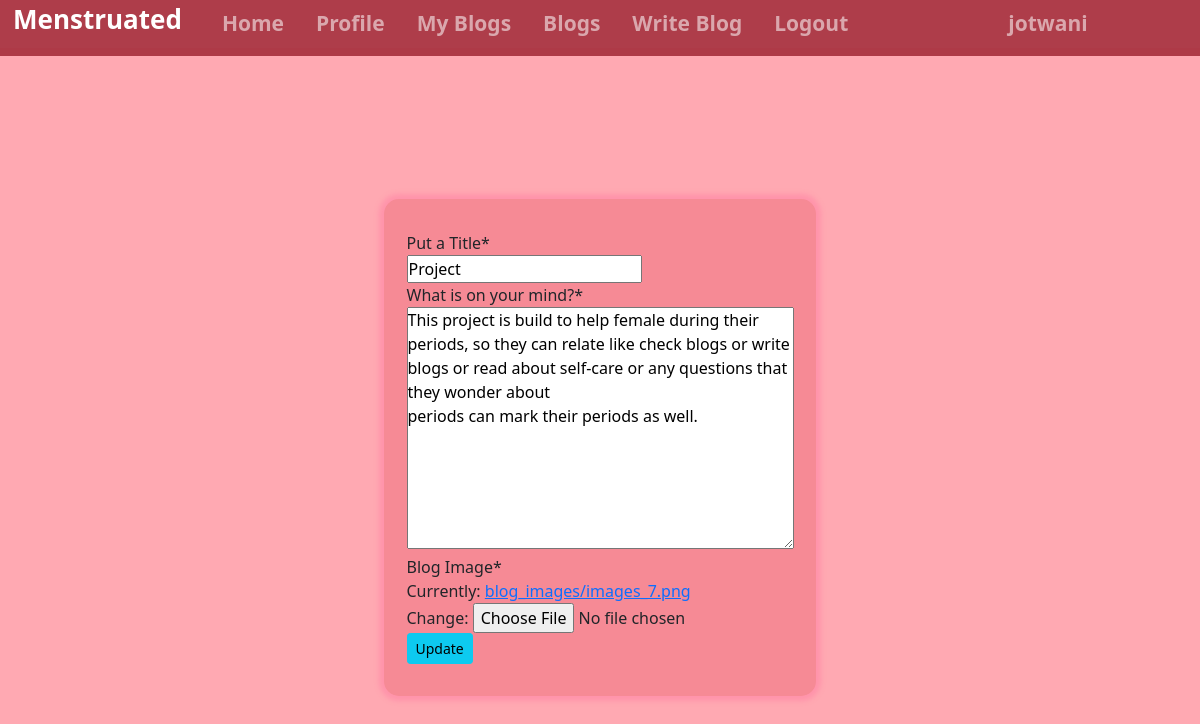
Screenshot of /blog/edit-blog/2/ (signed in) with the database file from the repository.
### App_Blog/models.py (models this page shows, shortened)
class Blog(models.Model):
    author = models.ForeignKey(User, on_delete=models.CASCADE,related_name='post_author')
    blog_title = models.CharField(max_length=264, verbose_name="Put a Title")
    slug = models.SlugField(max_length=264, unique=True)
    blog_content = models.TextField(verbose_name="What is on your mind?")
    blog_image = models.ImageField(upload_to='blog_images', verbose_name="Blog Image")
    public_date = models.DateTimeField(auto_now_add = True)
    update_date = models.DateTimeField(auto_now=True)
    class Meta:
        ordering =['-public_date']

### App_Blog/views.py (the view, shortened to what this page needs)
# urls.py: path('edit-blog/<pk>/',views.UpdateBlog.as_view(),name='edit_blog'),
class UpdateBlog(LoginRequiredMixin,UpdateView):
     model = Blog
     fields =('blog_title', 'blog_content','blog_image')
     template_name ='App_Blog/edit_blog.html'

### templates/App_Blog/edit_blog.html (shortened to what this page needs)
{% extends 'Base.html' %}
{% load crispy_forms_tags %}
{% block body_block %}
<div class="editblog">
    <div class="editblogbox">
        {% if blog.author == user %}
        <form method="post">
            {{form| crispy}}
            <button type="submit" class="btn btn-info btn-sm">Update</button>
        </form>
        {% else %}
        <p> You are not allowed to edit this page </p>
        {% endif %}
    </div>
</div>
{% endblock %}

### templates/Base.html (shortened to what this page needs)
<!DOCTYPE html>
{% load static %}
<html lang="en">
<head>
    <link href="https://cdn.jsdelivr.net/npm/bootstrap@5.0.1/dist/css/bootstrap.min.css" rel="stylesheet"
>
    <link rel="stylesheet" type="" href="https://maxcdn.bootstrapcdn.com/font-awesome/4.6.3/css/font-awesome.min.css">
    <link href="{% static 'css/base.css' %}" rel="stylesheet" />
</head>
<body>
    <nav class="navbar navbar-expand-sm bg-dark navbar-dark">
        <ul class="navbar-nav">
            <li class="nav-item active">
            </li>
            <li class="nav-item active" id="mainname" style="align-items: center;
            margin: 0rem 8px;
            font-size: 26px;
            color: white;
            font-weight: bold;
            margin-right: 1rem;">Menstruated</li>
            <li class="nav-item active">
                <a class="nav-link" href="{% url 'index' %}">Home</a>
            </li>
            {% if user.is_authenticated %}
            <li class="nav-item active">
                <a class="nav-link" href="{% url 'App_Login:profile' %}">Profile</a>
            </li>
            <li class="nav-item active">
                <a class="nav-link" href="{% url 'App_Blog:my_blogs' %}">My Blogs</a>
            </li>
            <li class="nav-item active">
                <a class="nav-link" href="{% url 'App_Blog:blog_list' %}">Blogs</a>
            <li class="nav-item active">
                    <a class="nav-link" href="{% url 'App_Blog:create_blog' %}">Write Blog</a>
            </li>
            <li class="nav-item active">
                <a class="nav-link" href="{% url 'App_Login:logout' %}">Logout</a>
            </li>
            </li>
            <li>
                <a class="nav-link" style="margin-left: 9rem;" href=""> {{ user.username }}</a>
            {% endif %}
        </ul>
    </nav>
    <div class="containermain">
        <div class="main">
            {% block body_block %}
            {% endblock %}
        </div>
    </div>
</body>
</html>

### static/css/base.css (style rules this page uses)
* { margin: 0; padding: 0; box-sizing: border-box; }
html { scroll-behavior: smooth; }
body { font-family: 'Segoe UI', Tahoma, Geneva, Verdana, sans-serif; }
.navbar { margin-top: 0.5rem; margin-bottom: 0.5rem; }
.navbar a { text-decoration: none; margin-left: 1rem; color: whitesmoke; font-size: 21px; font-weight: bold; }
.navbar { margin-top: -0.5rem !important; margin-bottom: -0.5rem !important; }
.bg-dark { background-color: #ab3643f5 !important; }
.addprofilepic,.userchangeprofile,.blogmy,.editblog { padding: 20px; display: flex; flex-direction: column; justify-content: center; align-items: center; background: #ffa9b2; height: 100vh; }
.addprofilepicbox,.userchangeprofilebox,.profile-card,.blogmybox,.editblogbox { display: flex; flex-direction: column; align-items: center; justify-content: center; width: 27rem; background: #f68a95; padding: 2rem; border-radius: 15px; box-shadow: 0 0 5px 5px rgb(255 112 158 / 36%); }

### rows the page displays
Blog: blog_title "Project", blog_content "This project is build to help female during their periods, so they can relate like check blogs or write blogs or read about self-care or any questions that they wonder about periods can mark their periods as well."

### other values shown
{{ user.username }} "jotwani"
